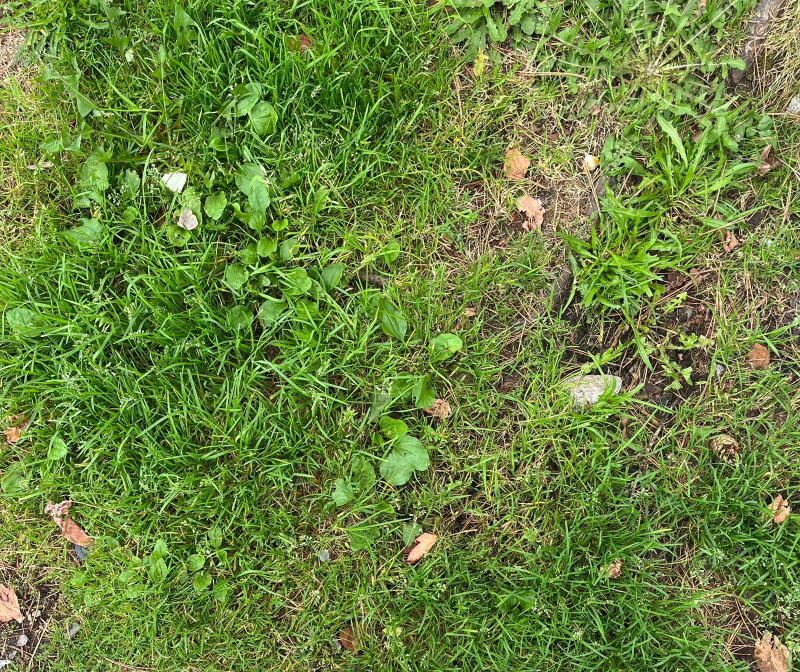
#> input picture Dataset/Grass/dataset-grass-1.jpg, 1600 x 1344 px (shown at 1/2 size); its folder holds 4 pictures in this run
$ python image_resizer.py
#> lines starting #> are read from the running program, lines starting #| are printed output that depends on the picture
from PIL import Image
import os

valid_extensions = ('.jpg', '.jpeg') # William: Added this because it was adding some .DS_Store files from my anaconda, I will add a .gitignore in the future

# Resizing the grass images
for filename in os.listdir("Dataset/Grass"):
    if filename.lower().endswith(valid_extensions): #William: This currently only checks jpg files
        img_location = os.path.join("Dataset/Grass", filename)
        img = Image.open(img_location)
#> img is the input picture: PIL image 1600x1344 RGB; mean R, G, B 106.4, 130.8, 60.5
        new_img = img.resize((224, 224), Image.Resampling.LANCZOS)
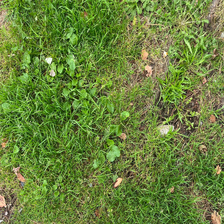
#> new_img: PIL image 224x224 RGB; mean R, G, B 106.4, 130.8, 60.6
#> pass 3 of the loop `for filename in os.listdir("Dataset/Grass"):`:
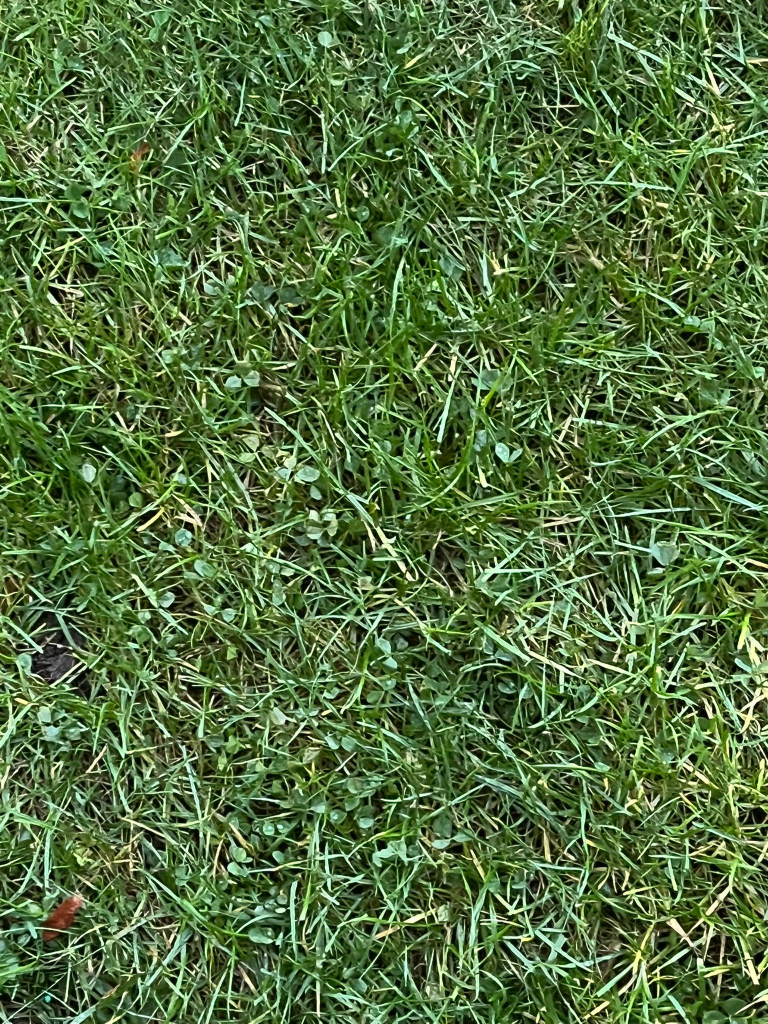
#> input picture Dataset/Grass/dataset-grass10.jpg, 1536 x 2048 px (shown at 1/2 size)
#> img is the input picture: PIL image 1536x2048 RGB; mean R, G, B 84.6, 113.5, 64.1
#> `new_img = img.resize((224, 224), Image.Resampling.LANCZOS)`:
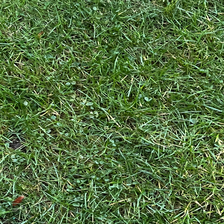
#> new_img: PIL image 224x224 RGB; mean R, G, B 84.7, 113.5, 64.5
#> the loop made 4 passes; the first 3 are shown
        new_img_location = os.path.join("Cleaned-Dataset/Grass", f"cleaned-{filename}")
        new_img.save(new_img_location)

# Resizing the non-grass images
#> (the run stopped early here; a loop or call above may not have finished)
